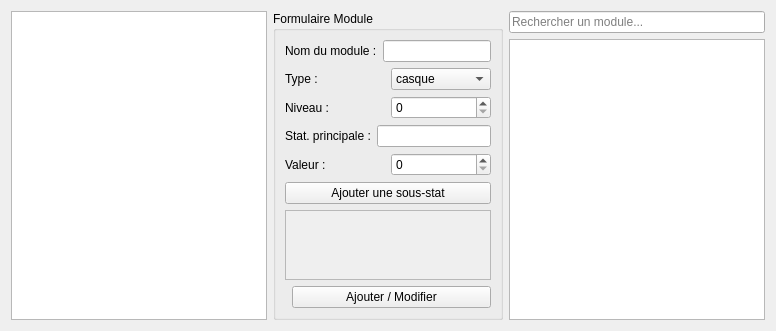
<?xml version="1.0" encoding="UTF-8"?>
<ui version="4.0">
 <class>ModuleTab</class>
 <widget class="QWidget" name="ModuleTab">
  <layout class="QHBoxLayout" name="horizontalLayoutModules">
    <!-- Colonne de gauche -->
    <item>
      <layout class="QVBoxLayout" name="verticalLayoutList">
        <item>
          <widget class="QListWidget" name="listIcons">
            <property name="viewMode"><enum>QListView::IconMode</enum></property>
            <property name="iconSize">
              <size><width>48</width><height>48</height></size>
            </property>
            <property name="movement"><enum>QListView::Static</enum></property>
            <property name="resizeMode"><enum>QListView::Adjust</enum></property>
          </widget>
        </item>
      </layout>
    </item>

    <!-- Formulaire au centre -->
    <item>
      <widget class="QGroupBox" name="groupBoxModuleForm">
        <property name="title"><string>Formulaire Module</string></property>
        <layout class="QVBoxLayout" name="verticalLayoutForm">

          <!-- Nom -->
          <item>
            <layout class="QHBoxLayout" name="layoutName">
              <item>
                <widget class="QLabel" name="labelNomModule">
                  <property name="text"><string>Nom du module :</string></property>
                </widget>
              </item>
              <item>
                <widget class="QLineEdit" name="lineEditNomModule"/>
              </item>
            </layout>
          </item>

          <!-- Type -->
          <item>
            <layout class="QHBoxLayout" name="layoutType">
              <item>
                <widget class="QLabel" name="labelType">
                  <property name="text"><string>Type :</string></property>
                </widget>
              </item>
              <item>
                <widget class="QComboBox" name="comboTypeModule">
                  <item><property name="text"><string>casque</string></property></item>
                  <item><property name="text"><string>transitor</string></property></item>
                  <item><property name="text"><string>bracelet</string></property></item>
                  <item><property name="text"><string>noyau</string></property></item>
                </widget>
              </item>
            </layout>
          </item>

          <!-- Niveau remplacé par QSpinBox -->
          <item>
            <layout class="QHBoxLayout" name="layoutNiveau">
              <item>
                <widget class="QLabel" name="labelNiveauModule">
                  <property name="text"><string>Niveau :</string></property>
                </widget>
              </item>
              <item>
                <widget class="QSpinBox" name="spinBoxNiveauModule">
                  <property name="minimum"><number>0</number></property>
                  <property name="maximum"><number>99</number></property>
                </widget>
              </item>
            </layout>
          </item>

          <!-- Stat principale -->
          <item>
            <layout class="QHBoxLayout" name="layoutStatPrincipale">
              <item>
                <widget class="QLabel" name="labelStatPrincipale">
                  <property name="text"><string>Stat. principale :</string></property>
                </widget>
              </item>
              <item>
                <widget class="QLineEdit" name="lineEditStatPrincipale"/>
              </item>
            </layout>
          </item>

          <!-- Valeur -->
          <item>
            <layout class="QHBoxLayout" name="layoutValeurPrincipale">
              <item>
                <widget class="QLabel" name="labelValeurPrincipale">
                  <property name="text"><string>Valeur :</string></property>
                </widget>
              </item>
              <item>
                <widget class="QSpinBox" name="spinBoxValeurPrincipale"/>
              </item>
            </layout>
          </item>

          <!-- Bouton Ajouter une sous-stat juste après Valeur -->
          <item>
            <widget class="QPushButton" name="buttonAddSubstat">
              <property name="text"><string>Ajouter une sous-stat</string></property>
            </widget>
          </item>

          <!-- Scroll des sous-stats -->
          <item>
            <widget class="QScrollArea" name="scrollAreaSubstats">
              <property name="widgetResizable"><bool>true</bool></property>
              <widget class="QWidget" name="substatsContainer">
                <layout class="QVBoxLayout" name="verticalLayoutSubstats"/>
              </widget>
            </widget>
          </item>

          <!-- Bouton final -->
          <item>
            <layout class="QHBoxLayout" name="layoutActionsModule">
              <item>
                <spacer name="horizontalSpacer"><property name="orientation"><enum>Qt::Horizontal</enum></property></spacer>
              </item>
              <item>
                <widget class="QPushButton" name="buttonSaveModule">
                  <property name="text"><string>Ajouter / Modifier</string></property>
                </widget>
              </item>
            </layout>
          </item>

        </layout>
      </widget>
    </item>

    <!-- Colonne droite : recherche + liste -->
    <item>
      <layout class="QVBoxLayout" name="verticalLayoutModulesList">
        <item>
          <widget class="QLineEdit" name="searchModuleBar">
            <property name="placeholderText"><string>Rechercher un module...</string></property>
          </widget>
        </item>
        <item>
          <widget class="QListWidget" name="moduleList">
            <property name="selectionMode"><enum>QAbstractItemView::SingleSelection</enum></property>
          </widget>
        </item>
      </layout>
    </item>
  </layout>
 </widget>
 <resources/>
 <connections/>
</ui>
